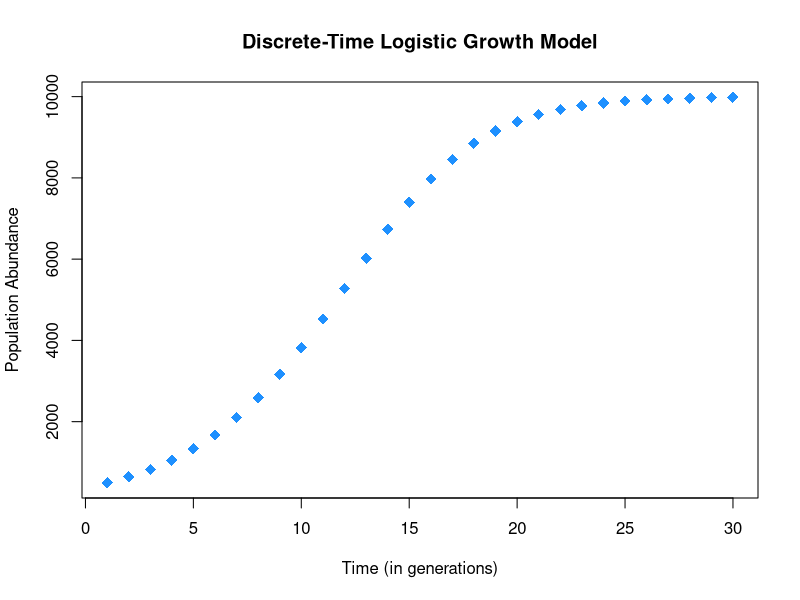

Reproduce this figure in R.
# Marshall Pauley
# EBIO4420 Lab08

setwd("Documents/Courses/EBIO4420/compBioLabsAndHW/Labs/Lab08/")


# This function is set up to model logistic population growth in discrete time increments. It will not generate the smooth curve of logistic growth over continuous time.
LogiGrowthModel <- function(r, K, totalGenerations, initPopSize){
    
    generations <- 1:totalGenerations # Whole-number sequence of all time steps
    CarryingCap <- K # 3b
    IntrinsicGrowthRate <- r # 3b
    abundance <- rep(0, totalGenerations) # this object will hold population abundance at each time step
    abundance[1] <- initPopSize # 3b
    
    for (i in 2:totalGenerations){
        abundance[i] <- abundance[i - 1] + ( IntrinsicGrowthRate * abundance[i - 1] * ( (CarryingCap - abundance[i - 1]) / CarryingCap ) )
    }
    
    plot(generations, abundance, xlab = "Time (in generations)", ylab = "Population Abundance", pch = 18, col = "dodgerblue", cex = 1.5, main = "Discrete-Time Logistic Growth Model") # 3c
    
    # step 3e
    RESULTS <- data.frame(generations, abundance)
    return(RESULTS)
}

# step 3d: call function to test
testModel <- LogiGrowthModel(r = 0.3, K = 10000, totalGenerations = 30, initPopSize = 500)


# step 3e: write to file
write.csv(x = testModel, file = "Lab08_FunctionOutput.csv", row.names = F)
